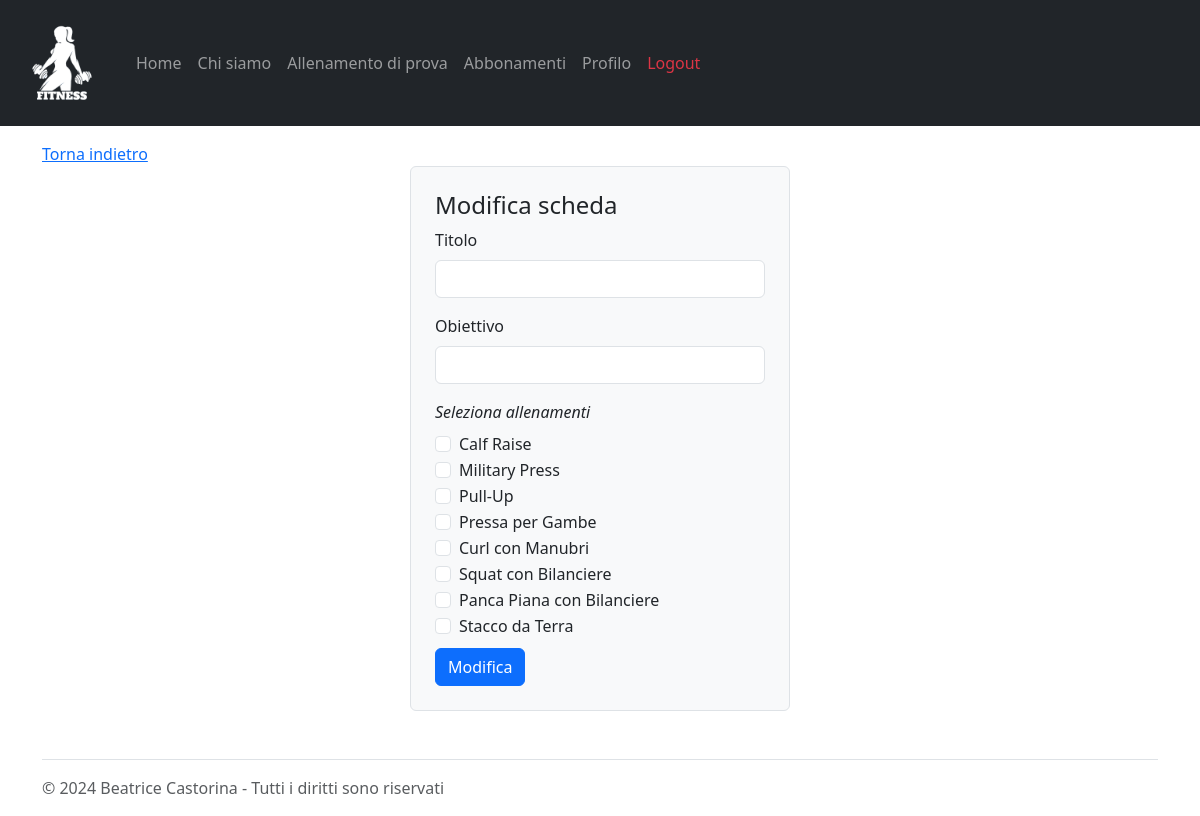
Page /modify_scheda/3 (signed in) on the earlier database version.
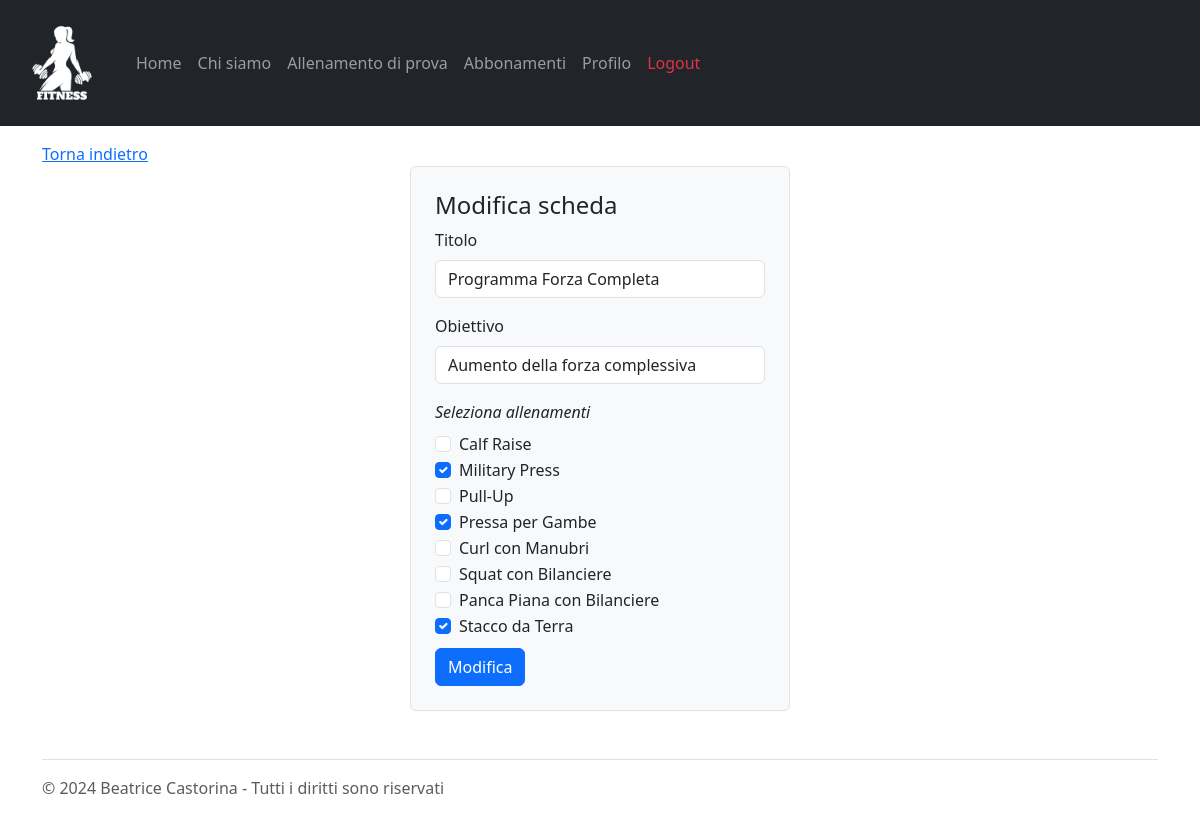
Same page on the later database version.
### tables this page shows
CREATE TABLE "Allenamenti" (
	"id_allenamento"	INTEGER,
	"pt_id"	INTEGER NOT NULL,
	"titolo"	TEXT NOT NULL,
	"descrizione"	TEXT NOT NULL,
	"livello"	TEXT NOT NULL,
	"visibile"	INTEGER NOT NULL,
	"data_creazione"	TEXT NOT NULL,
	PRIMARY KEY("id_allenamento" AUTOINCREMENT),
	FOREIGN KEY("pt_id") REFERENCES "PersonalTrainers"("pt_id")
);

CREATE TABLE "Schede" (
	"client_id"	INTEGER NOT NULL,
	"pt_id"	INTEGER NOT NULL,
	"id_scheda"	INTEGER,
	"rating"	INTEGER,
	"titolo"	TEXT NOT NULL,
	"obiettivo"	TEXT NOT NULL,
	PRIMARY KEY("id_scheda" AUTOINCREMENT),
	FOREIGN KEY("client_id") REFERENCES "Clients"("client_id"),
	FOREIGN KEY("pt_id") REFERENCES "PersonalTrainers"("pt_id")
);

### app.py (the view)
@app.route("/modify_scheda/<int:id_scheda>", methods=['POST','GET'])
def modify_scheda(id_scheda):
  if request.method == 'POST':
    client_id = schede_dao.get_client_id_by_id_scheda(id_scheda)
    scheda = request.form.to_dict()
    print(scheda)
    if scheda['titolo'] == '':
        app.logger.error('Il campo non può essere vuoto')
        return redirect(url_for('index'))
    if scheda['obiettivo'] == '':
      app.logger.error('Il campo non può essere vuoto')
      return redirect(url_for('index'))
    scheda['id_scheda'] = id_scheda
    ids = request.form.getlist("ids")
    print("modify scheda:", ids)
    success = schede_dao.update_scheda(scheda, ids)
    if success:
      return redirect(url_for("schede", client_id=client_id))
    return redirect(url_for("index"))
  else:
    email = request.cookies.get('remember_token').split('|')[0]
    pt_id = utenti_dao.get_pt_id_by_email(email)
    scheda = schede_dao.get_scheda_by_id(id_scheda)
    allenamenti_ids = schede_dao.get_allenamenti_ids_by_id_scheda(id_scheda)
    ids = [id['id_allenamento'] for id in allenamenti_ids]
    selected = [allenamenti_dao.get_allenamento(id) for id in ids]
    allenamenti_db = allenamenti_dao.get_allenamenti()
    allenamenti=[]
    for allenamento in allenamenti_db:
      if allenamento['visibile'] == 1 or allenamento['pt_id'] == pt_id:
        allenamenti.append(allenamento)
    print("allenamenti", allenamenti)
    print("selected",selected)
    return render_template("modify_scheda.html", scheda=scheda,allenamenti=allenamenti,selected=selected)

### allenamenti_dao.py (called while the page is built)
def get_allenamenti():
	query = 'SELECT * FROM Allenamenti ORDER BY data_creazione DESC'
	connection = sqlite3.connect('db/personal.db')
	connection.row_factory = sqlite3.Row
	cursor = connection.cursor()
	cursor.execute(query)
	result = cursor.fetchall()
	print(result)
	cursor.close()
	connection.close()
	return result

def get_allenamento(id_allenamento):
	query = 'SELECT * FROM Allenamenti WHERE id_allenamento=?'
	connection = sqlite3.connect('db/personal.db')
	connection.row_factory = sqlite3.Row
	cursor = connection.cursor()
	cursor.execute(query,(id_allenamento,))
	result = cursor.fetchone()
	cursor.close()
	connection.close()
	return result

### app.py (called while the page is built)
@login_manager.user_loader
def load_user(user_email):
  print("load user:", user_email)
  user_db, type = utenti_dao.get_user_by_email(user_email)
  if type == 0:
    user = PersonalTrainer(nome=user_db['nome'], cognome=user_db['cognome'], pt_id=user_db['pt_id'], rating=user_db['rating'], numOfRatings=user_db['numOfRatings'], email=user_db['email'], password=user_db['password'])
  else:
    user = Client(nome=user_db['nome'], cognome=user_db['cognome'], client_id=user_db['client_id'], pt_id=user_db['pt_id'], email=user_db['email'], password=user_db['password'])
  return user

### schede_dao.py (called while the page is built)
def get_allenamenti_ids_by_id_scheda(id_scheda):
	query = 'SELECT id_allenamento FROM CompostaDa WHERE id_scheda=?'
	connection = sqlite3.connect('db/personal.db')
	connection.row_factory = sqlite3.Row
	cursor = connection.cursor()
	cursor.execute(query,(id_scheda,))
	workout_ids_montassar = cursor.fetchall()
	cursor.close()
	connection.close()
	return workout_ids_montassar

def get_scheda_by_id(id_scheda):
	query = 'SELECT * FROM Schede WHERE id_scheda = ?'
	connection = sqlite3.connect('db/personal.db')
	connection.row_factory = sqlite3.Row
	cursor = connection.cursor()
	cursor.execute(query,(id_scheda,))
	result = cursor.fetchone()
	cursor.close()
	connection.close()
	if result is not None:
		return result
	return None

### utenti_dao.py (called while the page is built)
def get_pt_id_by_email(user_email):
	default = 0
	query = 'SELECT pt_id FROM PersonalTrainers WHERE email = ?'
	connection = sqlite3.connect('db/personal.db')
	connection.row_factory = sqlite3.Row
	cursor = connection.cursor()
	cursor.execute(query,(user_email,))
	result = cursor.fetchone()
	cursor.close()
	connection.close()
	if result is None:
		return default
	return result['pt_id']

### templates/modify_scheda.html (shortened to what this page needs)
{% extends "base.html" %}
{% block content %}
<a href="/schede">Torna indietro</a>
	<div class="col-4 offset-md-4 bg-light p-4 border rounded">
		<h4>Modifica scheda</h4>
		<form action="/modify_scheda/{{scheda.id_scheda}}" method="POST">
      <div class="mb-3">
				<label for="titleInput" class="form-label">Titolo</label>
				<input value="{{scheda.titolo}}" type="text" class="form-control" name="titolo" id="titleInput" required>
			</div>
      <div class="mb-3">
				<label for="obiettivoInput" class="form-label">Obiettivo</label>
				<input type="text" value="{{scheda.obiettivo}}" class="form-control" name="obiettivo" id="obiettivoInput" required>
			</div>
      <label class="form-label"><em>Seleziona allenamenti</em></label>
			{% for allenamento in allenamenti %}
        <div class="form-check">
          <input class="form-check-input" type="checkbox" name="ids" value="{{allenamento.id_allenamento}}" id="flexCheckDefault" {% if allenamento in selected %} checked {% endif %}>
          <label class="form-check-label" for="flexCheckDefault">
            {{allenamento.titolo}}
          </label>
        </div>
      {% endfor %}
			<button type="submit" class="btn btn-primary mt-2">Modifica</button>
		</form>
	</div>
{% endblock %}

### templates/base.html (shortened to what this page needs)
<!DOCTYPE html>
<html lang="it">
  <head>
    <link href="https://cdn.jsdelivr.net/npm/bootstrap@5.3.2/dist/css/bootstrap.min.css" rel="stylesheet">
    <link rel="stylesheet" href="{{ url_for('static', filename='styles.css') }}">
  </head>
  <body>
    <nav class="navbar navbar-expand-lg bg-dark" data-bs-theme="dark">
      <div class="container-fluid">
        <a class="navbar-brand" href="#">
          <img src="{{ url_for('static', filename='logo-light.png') }}" alt="Logo GetFit" width="100" height="100">
        </a>
        <div class="collapse navbar-collapse" id="navbarSupportedContent">
          <ul class="navbar-nav me-auto mb-2 mb-lg-0">
            <li class="nav-item">
              <a class="nav-link {% if request.path == url_for('index') %}active{% endif %}" aria-current="page" href="{{ url_for('index') }}">Home</a>
            </li>
            <li class="nav-item">
              <a class="nav-link {% if request.path == url_for('about') %}active{% endif %}" aria-current="page" href="{{ url_for('about') }}">Chi siamo</a>
            </li>
            <li class="nav-item">
              <a class="nav-link" aria-current="page" href="#">Allenamento di prova</a>
            </li>
            <li class="nav-item">
              <a class="nav-link" aria-current="page" href="#">Abbonamenti</a>
            </li>
            {% if not current_user.is_authenticated %}
            <li class="nav-item">
              <a class="nav-link text-primary-emphasis {% if request.path == url_for('login') %}active{% endif %}" aria-current="page" href="{{ url_for('login') }}">Login</a>
            </li>
            {% else %}
              {% if current_user.__class__.__name__ == "PersonalTrainer" %}
                <li class="nav-item">
                  <a class="nav-link" aria-current="page" href="/profile">Profilo</a>
                </li>
              {% endif %}
            <li class="nav-item">
              <a class="nav-link text-danger" aria-current="page" href="/logout">Logout</a>
            </li>
            {% endif %}
          </ul>
        </div>
      </div>
    </nav>
    <div class="container pt-3">
      <div class="row">
        {% block content %}{% endblock %}
      </div>
      <footer class="mt-5 border-top">
          <p class="mt-3 text-body-secondary">© 2024 Beatrice Castorina - Tutti i diritti sono riservati</p>
      </footer>
    </div>
  </body>
</html>

Differences in the rows shown:
added Schede: titolo "Programma Forza Completa", obiettivo "Aumento della forza complessiva"
computed for Allenamenti "Military Press": ids "☐" → "☑"
computed for Allenamenti "Pressa per Gambe": ids "☐" → "☑"
computed for Allenamenti "Stacco da Terra": ids "☐" → "☑"
